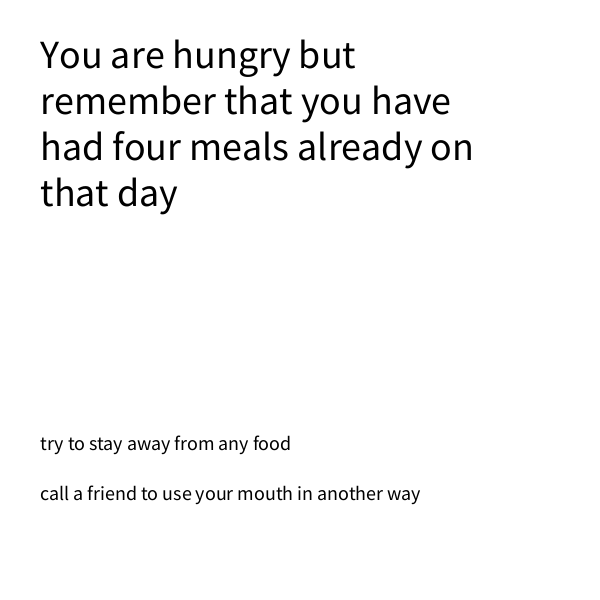
Frame 1 (no input)
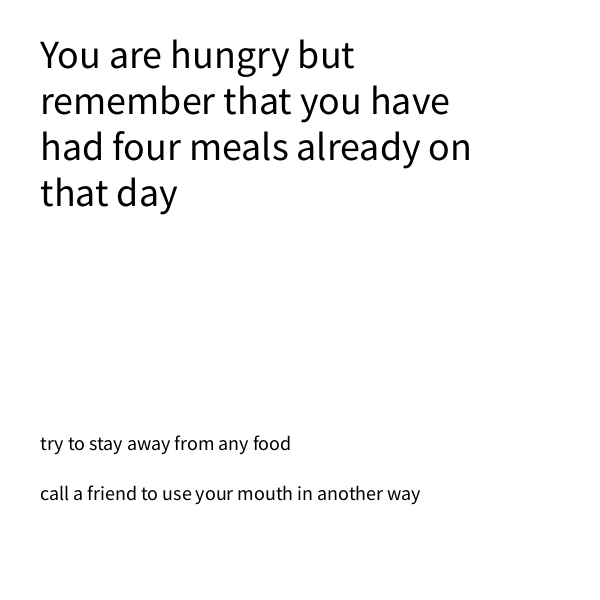
Frame 60 (the mouse pressed at the canvas centre just before this capture)
Frame 120 (the mouse held since frame 60 and released just before this capture): identical to frame 60, image omitted

The Processing sketch that drew these frames (run headless with seeded random() and noise(); from frame 60 on, the mouse is pressed at the canvas centre):

// Processing sketch: sketch_190331b
// ── sketch_190331b.pde
// state = screen
// text to display for each screen   (state representation)
// options to choose for each screen (state transitions)

// string for each text
// string for each option - corresponds to a keypress

int state = 0;
JSONObject json;

String[] descriptions = {
  "You are hungry but remember that you have had four meals already on that day",
  "you can't control your hand but grabbing a piece of cake",
  "you were distracted for the first minute, but you opened a bag of chip without even thinking about it"
};

String[][] options = {
  {"try to stay away from any food", "call a friend to use your mouth in another way"},
  {"you eat your fifth meal"},
  {"struggle to keep your mouth close", "enjoy more foooooooood"}
};


int[][] optionTargets = {
  {1, 2},
  {0},
  {1, 0},
};

Scene[] scenes = new Scene[descriptions.length];

void setup() {
  size(600, 600);
  json = new JSONObject();
  for (int i = 0; i < scenes.length; i++) {
    scenes[i] = new Scene(descriptions[i], options[i], optionTargets[i]);
  }
  
  for (int i = 0; i < scenes.length; i++) {
    json.setString("descriptions", descriptions[i]);
  }
    json.setString("options", "{try to stay away from any food, call a friend to use your mouth in another way},{you eat your fifth meal},{struggle to keep your mouth close, enjoy more foooooooood}");
    json.setString("optionTargets", "{1, 2},{0},{1, 0},");
  //}
  
  saveJSONObject(json, "new.json");
}

void draw() {
  background(255);
  textSize(40);
  fill(0);
  text(scenes[state].displayText, 40, 40, 450, 300);
  
  textSize(20);
  int i = 0;
  for (String option : scenes[state].options) {
    text(option, 40, 450 + i * 50);
    i++;
  }
}

void keyPressed() {  
  for (int i = 0; i < scenes[state].options.length; i++) {
    if (keyCode - 49 == i) {
       state = scenes[state].optionTargets[i];
    }
  }
}

class Scene {
  String displayText;
  String[] options;
  int[] optionTargets;
  
  Scene(String txt, String[] opt, int[] targets) {
    displayText = txt;
    options = opt;
    optionTargets = targets;
  }
}
